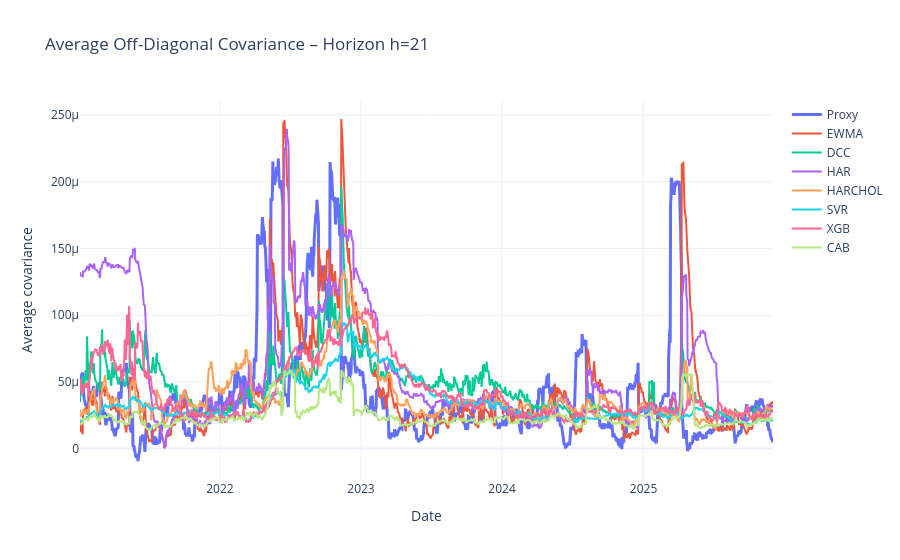
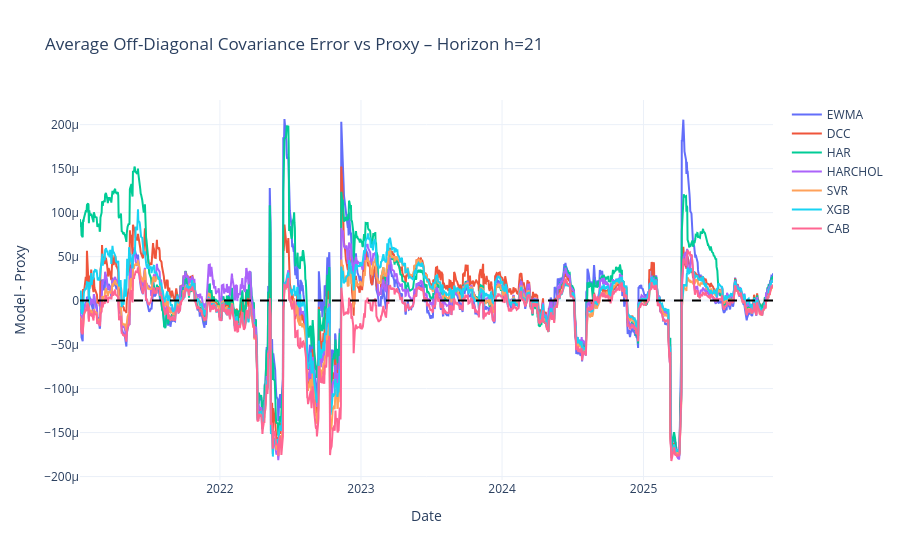

The code cell stored with these charts, in order, in its notebook:
### Code cell
# ============================================================
# Additional visual diagnostics for covariance structure
# Uses existing variables in this notebook:
#   proxy, models, n_assets, row_to_matrix, H
# ============================================================

import numpy as np
import plotly.graph_objects as go

# ------------------------------------------------------------
# 1) Helper: average off-diagonal covariance
# ------------------------------------------------------------
def avg_offdiag_covariance(df, n_assets):
    def _avg_offdiag(row):
        Sigma = row_to_matrix(row, n_assets)
        mask = ~np.eye(n_assets, dtype=bool)
        return Sigma[mask].mean()
    return df.apply(_avg_offdiag, axis=1)

# ------------------------------------------------------------
# 2) Level plot: average off-diagonal covariance
# ------------------------------------------------------------
proxy_avg_cov = avg_offdiag_covariance(proxy, n_assets)

fig = go.Figure()

fig.add_trace(
    go.Scatter(
        x=proxy_avg_cov.index,
        y=proxy_avg_cov.values,
        mode="lines",
        name="Proxy",
        line=dict(width=3)
    )
)

for model_name, df in models.items():
    model_avg_cov = avg_offdiag_covariance(df, n_assets).reindex(proxy_avg_cov.index)

    fig.add_trace(
        go.Scatter(
            x=model_avg_cov.index,
            y=model_avg_cov.values,
            mode="lines",
            name=model_name
        )
    )

fig.update_layout(
    title=f"Average Off-Diagonal Covariance – Horizon h={H}",
    xaxis_title="Date",
    yaxis_title="Average covariance",
    hovermode="x unified",
    template="plotly_white"
)

fig.show()

# ------------------------------------------------------------
# 3) Error plot: model minus proxy
# Positive = overestimation
# Negative = underestimation
# ------------------------------------------------------------
fig = go.Figure()

for model_name, df in models.items():
    model_avg_cov = avg_offdiag_covariance(df, n_assets).reindex(proxy_avg_cov.index)
    error = model_avg_cov - proxy_avg_cov

    fig.add_trace(
        go.Scatter(
            x=error.index,
            y=error.values,
            mode="lines",
            name=model_name
        )
    )

fig.add_hline(y=0, line_dash="dash", line_color="black")

fig.update_layout(
    title=f"Average Off-Diagonal Covariance Error vs Proxy – Horizon h={H}",
    xaxis_title="Date",
    yaxis_title="Model - Proxy",
    hovermode="x unified",
    template="plotly_white"
)

fig.show()

### Figure 1 — Plotly figure (JSON) as saved in the notebook; plotly's stock layout.template omitted (floating-point values rounded to 4 significant figures; data arrays with more than 128 entries replaced by an {"elided": "..."} marker saying what was removed)
{"data": [{"line": {"width": 3}, "mode": "lines", "name": "Proxy", "type": "scatter", "x": {"elided": "1235 str values"}, "y": {"elided": "1235 float values"}}, {"mode": "lines", "name": "EWMA", "type": "scatter", "x": {"elided": "1235 str values"}, "y": {"elided": "1235 float values"}}, {"mode": "lines", "name": "DCC", "type": "scatter", "x": {"elided": "1235 str values"}, "y": {"elided": "1235 float values"}}, {"mode": "lines", "name": "HAR", "type": "scatter", "x": {"elided": "1235 str values"}, "y": {"elided": "1235 float values"}}, {"mode": "lines", "name": "HARCHOL", "type": "scatter", "x": {"elided": "1235 str values"}, "y": {"elided": "1235 float values"}}, {"mode": "lines", "name": "SVR", "type": "scatter", "x": {"elided": "1235 str values"}, "y": {"elided": "1235 float values"}}, {"mode": "lines", "name": "XGB", "type": "scatter", "x": {"elided": "1235 str values"}, "y": {"elided": "1235 float values"}}, {"mode": "lines", "name": "CAB", "type": "scatter", "x": {"elided": "1235 str values"}, "y": {"elided": "1235 float values"}}], "layout": {"hovermode": "x unified", "title": {"text": "Average Off-Diagonal Covariance – Horizon h=21"}, "xaxis": {"title": {"text": "Date"}}, "yaxis": {"title": {"text": "Average covariance"}}}}

### Figure 2 — Plotly figure (JSON) as saved in the notebook; plotly's stock layout.template omitted (floating-point values rounded to 4 significant figures; data arrays with more than 128 entries replaced by an {"elided": "..."} marker saying what was removed)
{"data": [{"mode": "lines", "name": "EWMA", "type": "scatter", "x": {"elided": "1235 str values"}, "y": {"elided": "1235 float values"}}, {"mode": "lines", "name": "DCC", "type": "scatter", "x": {"elided": "1235 str values"}, "y": {"elided": "1235 float values"}}, {"mode": "lines", "name": "HAR", "type": "scatter", "x": {"elided": "1235 str values"}, "y": {"elided": "1235 float values"}}, {"mode": "lines", "name": "HARCHOL", "type": "scatter", "x": {"elided": "1235 str values"}, "y": {"elided": "1235 float values"}}, {"mode": "lines", "name": "SVR", "type": "scatter", "x": {"elided": "1235 str values"}, "y": {"elided": "1235 float values"}}, {"mode": "lines", "name": "XGB", "type": "scatter", "x": {"elided": "1235 str values"}, "y": {"elided": "1235 float values"}}, {"mode": "lines", "name": "CAB", "type": "scatter", "x": {"elided": "1235 str values"}, "y": {"elided": "1235 float values"}}], "layout": {"hovermode": "x unified", "shapes": [{"line": {"color": "black", "dash": "dash"}, "type": "line", "x0": 0, "x1": 1, "xref": "x domain", "y0": 0, "y1": 0, "yref": "y"}], "title": {"text": "Average Off-Diagonal Covariance Error vs Proxy – Horizon h=21"}, "xaxis": {"title": {"text": "Date"}}, "yaxis": {"title": {"text": "Model - Proxy"}}}}
